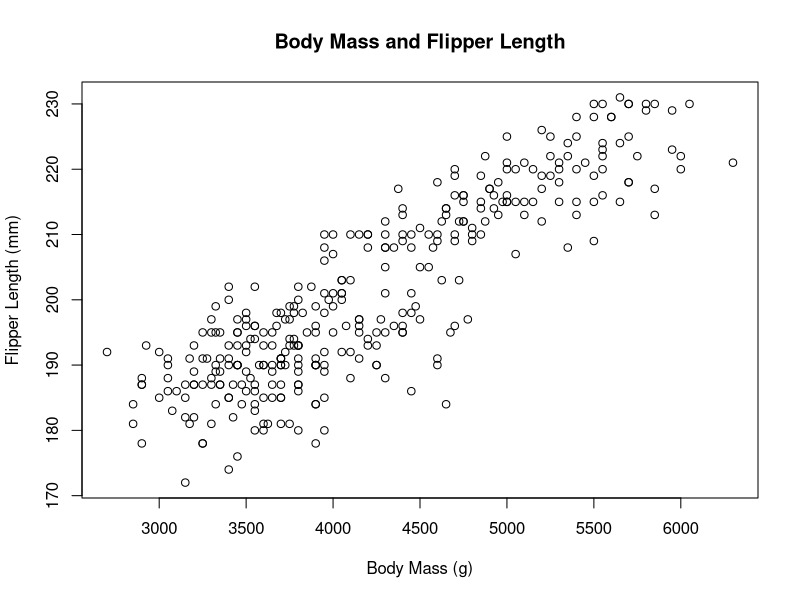
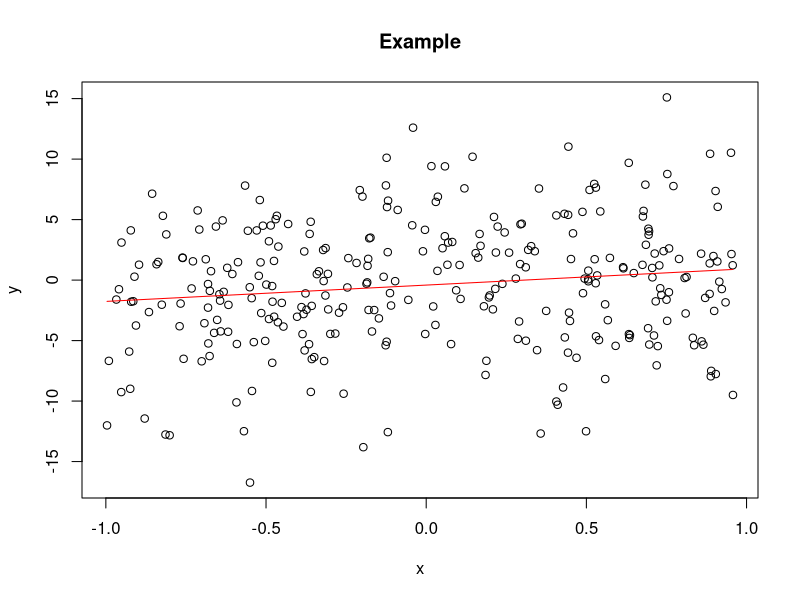
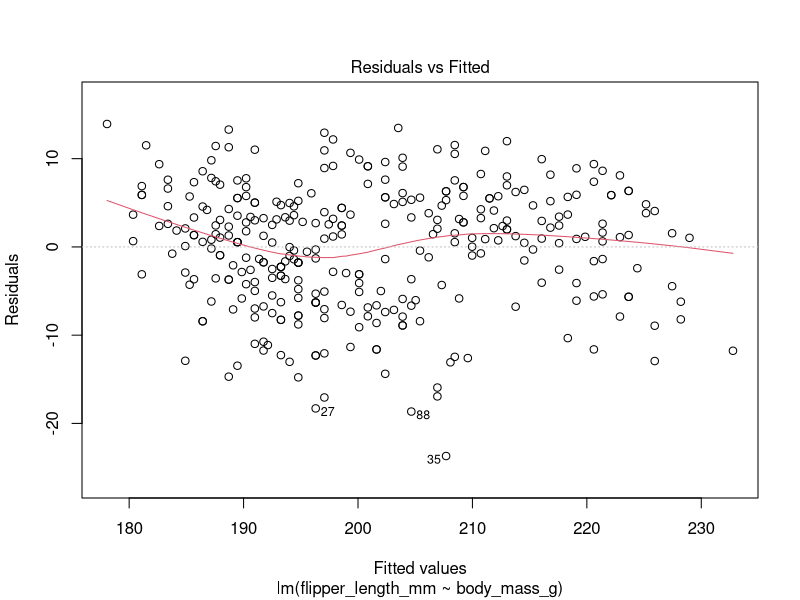
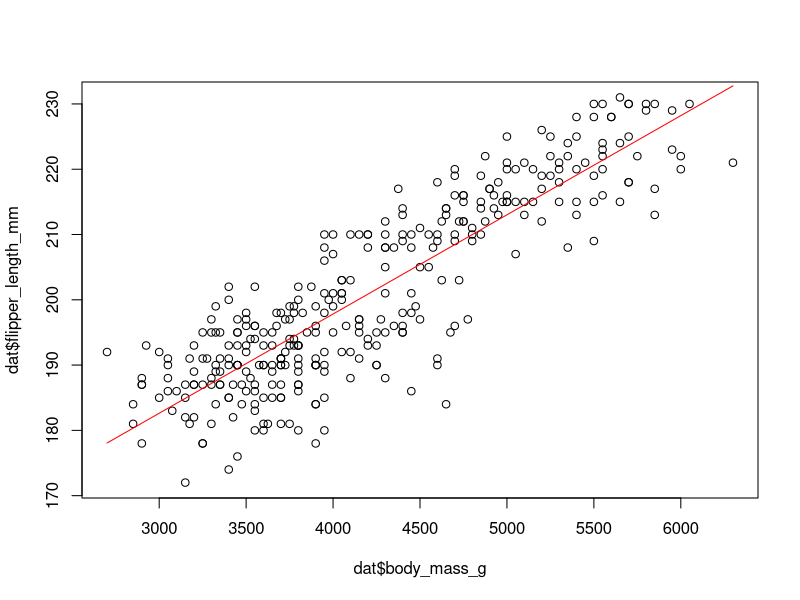
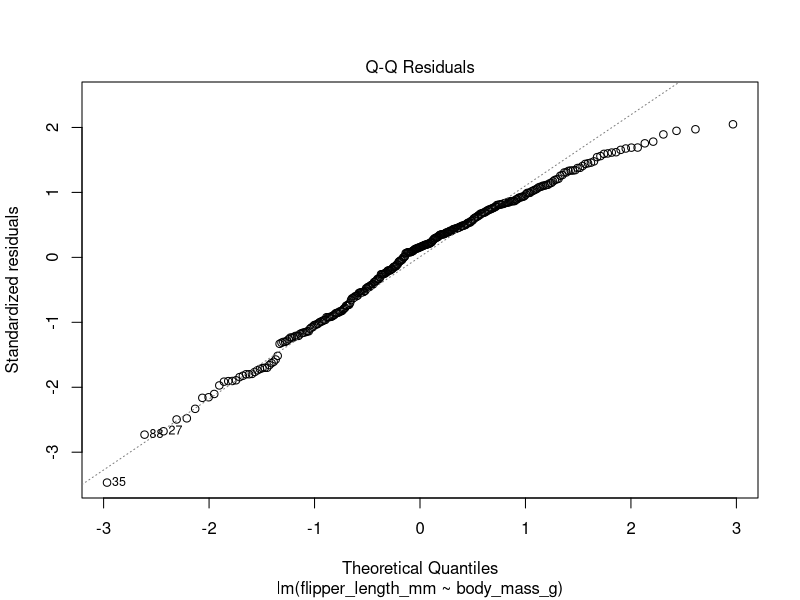
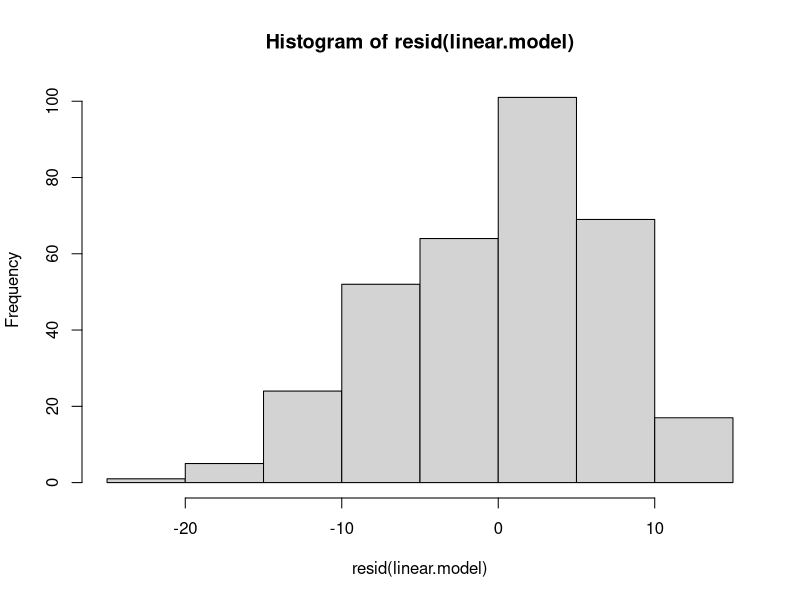
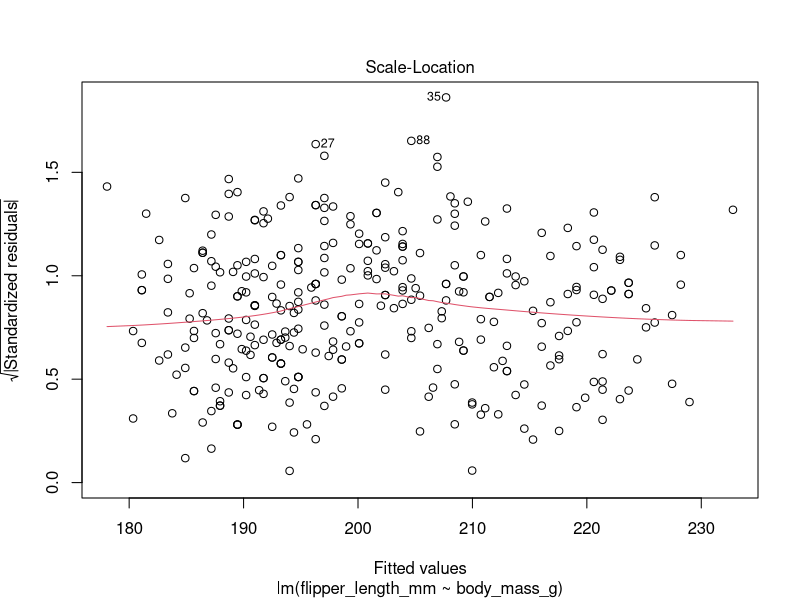
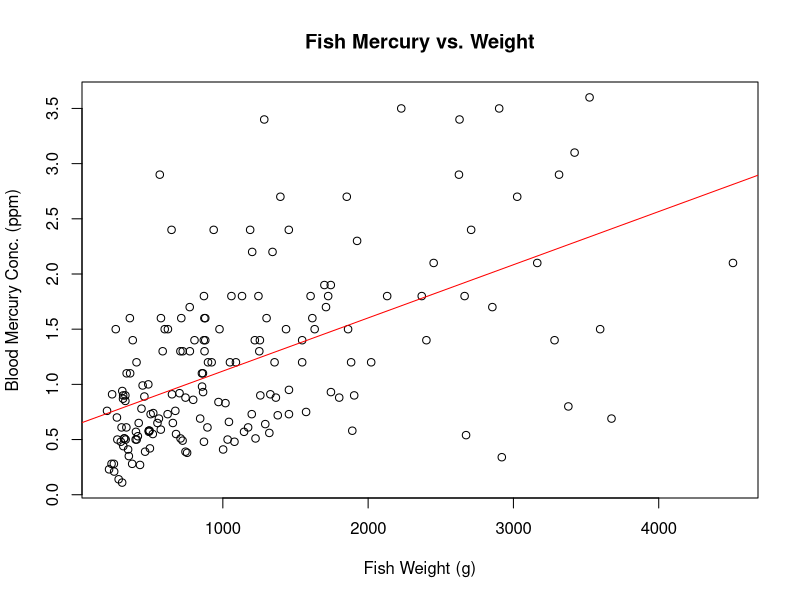

R code for these plots, in order:
## ---- chunk 1
knitr::opts_chunk$set(echo = TRUE)

## ---- chunk 2
library(palmerpenguins)
## ---- chunk 3
penguins
## ---- chunk 4
dat = tidyr::drop_na(penguins)
plot(dat$body_mass_g,
     dat$flipper_length_mm,
     main='Body Mass and Flipper Length',
     xlab='Body Mass (g)',
     ylab='Flipper Length (mm)')

linear.model = lm(flipper_length_mm~body_mass_g,data=dat)
## ---- chunk 5
set.seed(8675309)
n.example = 300
x.example = runif(n.example,-1,1)
y.example = rnorm(n.example,0 + 1*x.example,5) # beta_0 = 0, beta_1 = 1, sigma^2 = 5

mod = lm(y.example ~ x.example)
summary(mod)

plot(x.example, y.example,xlab='x',ylab='y',main='Example')
lines(x.example,predict(mod),col='red') # plot best fit line
## ---- chunk 6
plot(linear.model,which=1)

plot(dat$body_mass_g,dat$flipper_length_mm)
lines(dat$body_mass_g,predict(linear.model),col='red')
## ---- chunk 7
plot(linear.model,which=2)
## ---- chunk 8
hist(resid(linear.model))
## ---- chunk 9
plot(linear.model,which=3)
## ---- chunk 10
fish = read.csv('../../data/fish_hg.tsv', sep=' ')
fish = tidyr::drop_na(fish)

head(fish)

mod = lm(HG_conc_ppm ~ weight_g, data=fish)

plot(fish$weight_g,
     fish$HG_conc_ppm,
     xlab='Fish Weight (g)',
     ylab='Blood Mercury Conc. (ppm)',
     main='Fish Mercury vs. Weight')
abline(mod,col='red')

summary(mod)

plot(mod, which=c(1,2,3))
## ---- chunk 11
library(ggplot2) # gg stands for "Grammar of Graphics" (Leland Wilkinson, 1991)
## ---- chunk 12
plt = ggplot(fish, aes(x=weight_g, y=HG_conc_ppm))
plt + geom_point()
## ---- chunk 13
plt.scatter = plt + geom_point()
plt.scatter + labs(x='Weight (g)', y='Hg Conc. (ppm)')
## ---- chunk 14
plt = ggplot(fish, aes(x=weight_g, y=HG_conc_ppm, color=river))
plt + geom_point() + labs(x='Weight (g)', y='Hg Conc. (ppm)')
## ---- chunk 15
plt = ggplot(fish, aes(x=weight_g, y=HG_conc_ppm, color=length_cm))
plt + geom_point() + labs(x='Weight (g)', y='Hg Conc. (ppm)')
## ---- chunk 16
plt = ggplot(fish, aes(x=weight_g, y=HG_conc_ppm, shape=river, color=length_cm))
plt + geom_point() + labs(x='Weight (g)', y='Hg Conc. (ppm)')
